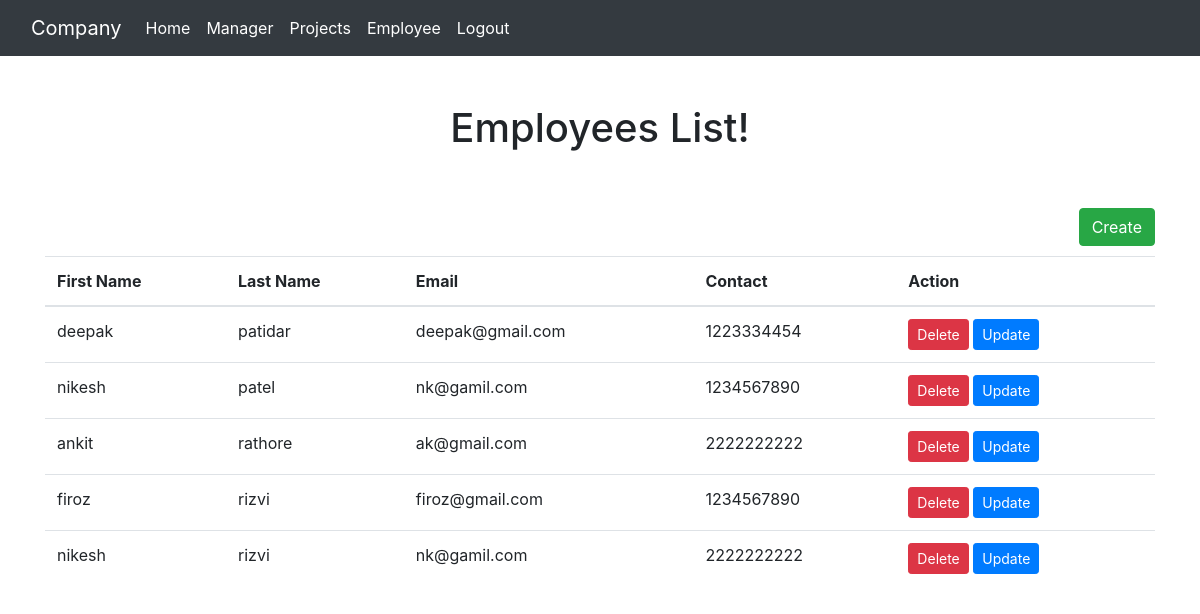
Page /dashboard/employee_list/ (signed in) on the committed database.
### relationship/models.py (models this page shows, shortened)
class Employee(models.Model):
    first_name = models.CharField(max_length = 30)
    last_name = models.CharField(max_length = 30)
    email = models.EmailField()
    mobile = models.CharField(max_length =10)

### relationship/views.py (the view)
# urls.py: path('employee_list/',views.EmployeeList.as_view(),name = 'employee_list'),
@method_decorator(login_required,name='dispatch')
class EmployeeList(generic.ListView):
    model = Employee
    context_object_name = 'employees'
    template_name = 'employee/list.html'

### relationship/templates/employee/list.html
{% extends "base.html"%}
{% block content %}
<center class="mt-5">
        <h1 class="display-6">Employees List!</h1>
    </center>
<div class="container">
<div class="row">
    <div class="col mt-5">
        <div class="float-right">
        <a href="{% url 'create_employee' %}" class="btn btn-success ">Create</a>
    </div>
<br>
<table class="table mt-4">
    <thead>
        <tr>
            <th scope="col">First Name</th>
            <th scope="col">Last Name</th>
            <th scope="col">Email</th>
            <th scope="col">Contact</th>
            <th scope="col" colspan="2">Action</th>
        </tr>
    </thead>
    <tbody>
        {% for employee in employees reversed %}
        <tr>
            <td >{{employee.first_name}}</td>
            <td>{{employee.last_name}}</td>
            <td>{{employee.email}}</td>
            <td>{{employee.mobile}}</td>
            <td><a href="{% url 'employee_delete' employee.id %}" class="btn btn-danger btn-sm">Delete</a>
           <a href="{% url 'update_employee' employee.id %}" class="btn btn-primary btn-sm">Update</a>
            </td>
        </tr>
        {% endfor %}
    </tbody>
</table>
</div>
</div>
</div>
{% endblock content %}

### rows in the picture
Employee: first_name "deepak", last_name "patidar", email "deepak@gmail.com", mobile "1223334454"
Employee: first_name "nikesh", last_name "patel", email "nk@gamil.com", mobile "1234567890"
Employee: first_name "ankit", last_name "rathore", email "ak@gmail.com", mobile "2222222222"
Employee: first_name "firoz", last_name "rizvi", email "firoz@gmail.com", mobile "1234567890"
Employee: first_name "nikesh", last_name "rizvi", email "nk@gamil.com", mobile "2222222222"
